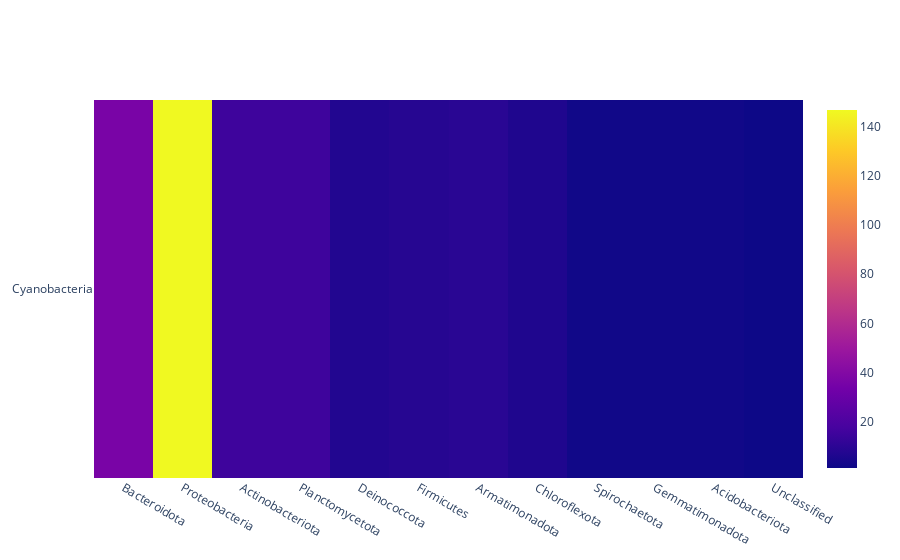

The notebook cell this image was saved under:
### Code cell
# HeatMap for phylum
phylumtuple = process(1)
phylumheat = HMprocess(phylumtuple)
import plotly.graph_objects as go
figphylum = go.Figure(data=go.Heatmap(
                   z=phylumheat[1],
                   x=phylumtuple[1],
                   y=phylumheat[0],
                   hoverongaps = False))
figphylum.show()

# Stats
phylumpmf = calcpoisson(phylumheat[1])
sigphylum = filterbyp(phylumpmf, phylumheat[0], phylumtuple[1], phylumheat[1], phylumheat[2])
print(sigphylum)

### Figure 1 — Plotly figure (JSON) as saved in the notebook; plotly's stock layout.template omitted (floating-point values rounded to 4 significant figures)
{"data": [{"hoverongaps": false, "type": "heatmap", "x": ["Bacteroidota", "Proteobacteria", "Actinobacteriota", "Planctomycetota", "Deinococcota", "Firmicutes", "Armatimonadota", "Chloroflexota", "Spirochaetota", "Gemmatimonadota", "Acidobacteriota", "Unclassified"], "y": ["Cyanobacteria"], "z": [[36, 147, 15, 15, 7, 8, 9, 6, 2, 2, 2, 1]]}], "layout": {}}
